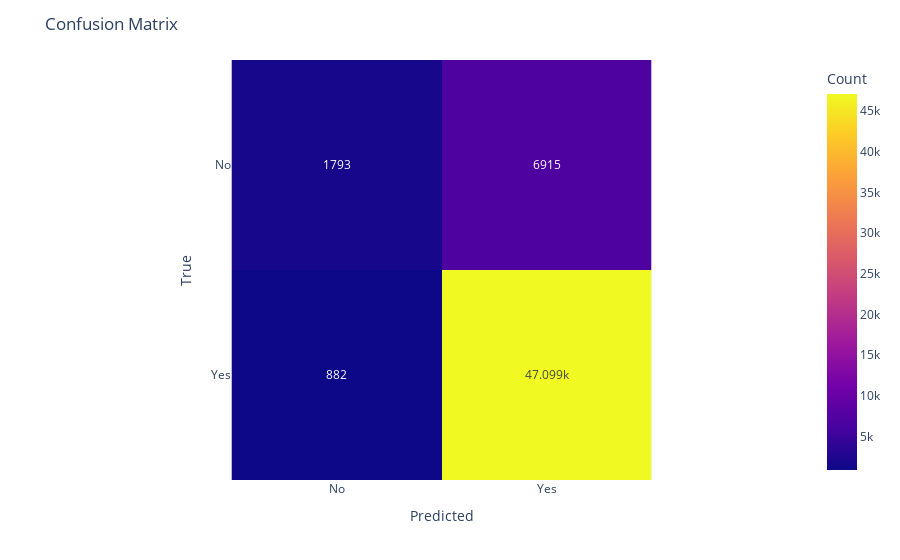

Write notebook code for a chart like this one.
### Markdown cell above
## Confusion Matrix

### Code cell
import plotly.express as px
fig = px.imshow(conf_matrix, text_auto=True,labels=dict(x="Predicted", y="True", color="Count"))
fig.update_layout(title='Confusion Matrix')
fig.update_xaxes(title_text='Predicted', tickvals = [0, 1], ticktext = ['No', 'Yes'])
fig.update_yaxes(title_text='True', tickvals = [0, 1], ticktext = ['No', 'Yes'])
fig.show()

### Figure 1 — Plotly figure (JSON) as saved in the notebook; plotly's stock layout.template omitted (floating-point values rounded to 4 significant figures)
{"data": [{"coloraxis": "coloraxis", "hovertemplate": "Predicted: %{x}<br>True: %{y}<br>Count: %{z}<extra></extra>", "name": "0", "texttemplate": "%{z}", "type": "heatmap", "xaxis": "x", "yaxis": "y", "z": [[1793, 6915], [882, 47099]]}], "layout": {"coloraxis": {"colorbar": {"title": {"text": "Count"}}, "colorscale": [[0, "#0d0887"], [0.1111, "#46039f"], [0.2222, "#7201a8"], [0.3333, "#9c179e"], [0.4444, "#bd3786"], [0.5556, "#d8576b"], [0.6667, "#ed7953"], [0.7778, "#fb9f3a"], [0.8889, "#fdca26"], [1, "#f0f921"]]}, "margin": {"t": 60}, "title": {"text": "Confusion Matrix"}, "xaxis": {"anchor": "y", "constrain": "domain", "domain": [0, 1], "scaleanchor": "y", "ticktext": ["No", "Yes"], "tickvals": [0, 1], "title": {"text": "Predicted"}}, "yaxis": {"anchor": "x", "autorange": "reversed", "constrain": "domain", "domain": [0, 1], "ticktext": ["No", "Yes"], "tickvals": [0, 1], "title": {"text": "True"}}}}
